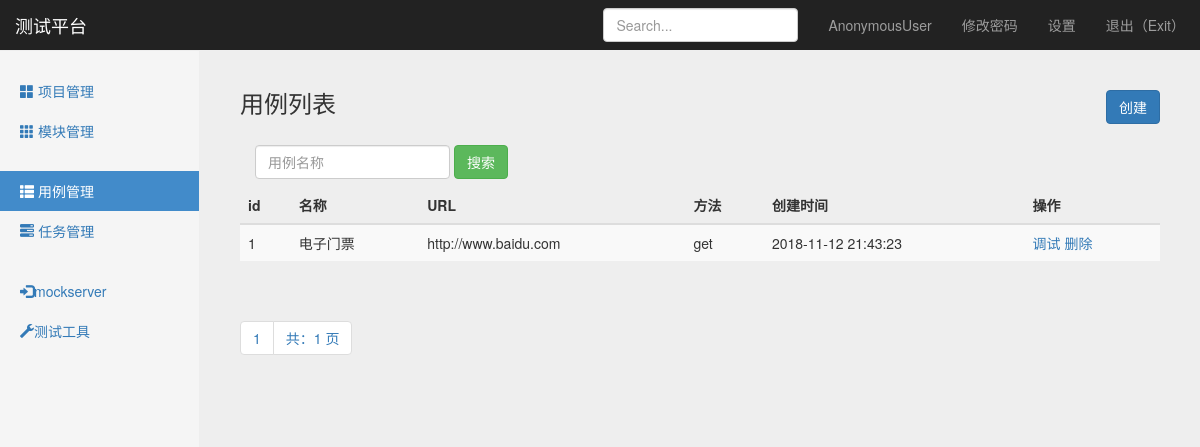
The app's page /interface/case_manage/?page=2, older data.
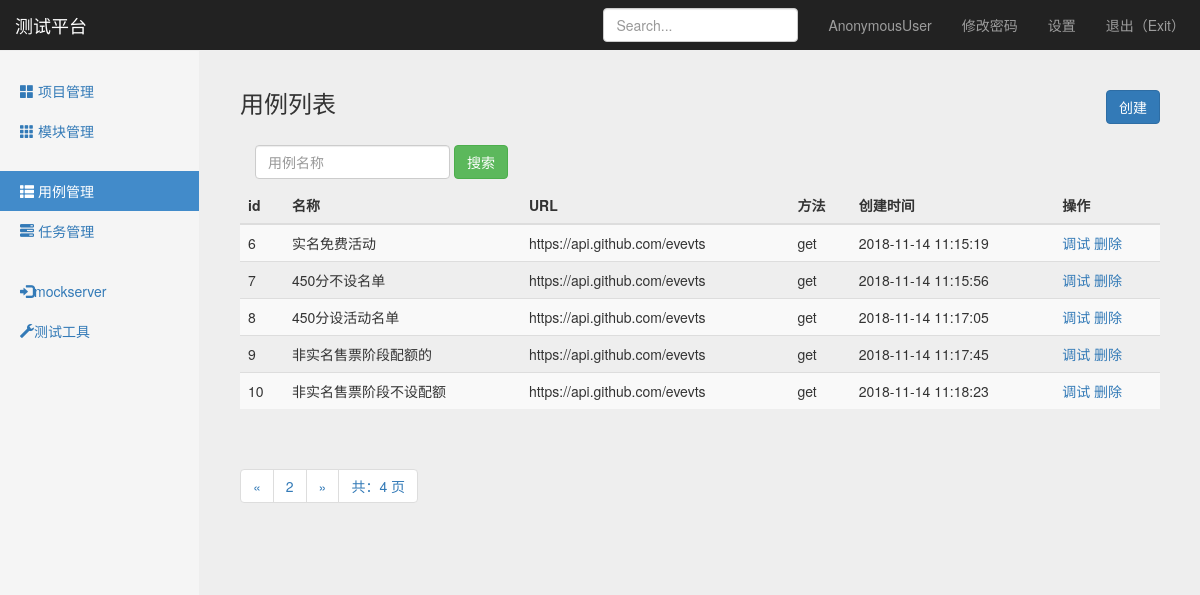
The same page, newer data.
### interface_app/models.py (models this page shows, shortened)
class TestCase(models.Model):
    module = models.ForeignKey(Module, on_delete=models.CASCADE)
    name = models.CharField("名称",max_length=100, blank=False, default = "")
    url = models.TextField("URL",default = "")
    req_method = models.CharField("请求方法", max_length=10, default="")
    req_type = models.CharField("参数类型", max_length=10, default="")
    req_header = models.TextField("Header", default="")
    req_parameter = models.TextField("参数", default="")
    response_assert = models.TextField("验证", default="")
    create_time = models.DateTimeField("创建时间", auto_now = True)

### interface_app/views/testcase_views.py (the view)
# urls.py: path('case_manage/', testcase_views.case_manage),
def case_manage(request):
    testcases = TestCase.objects.all()
    paginator = Paginator(testcases, 5) #每页显示5条数据
    page = request.GET.get('page')
    try:
        contacts = paginator.page(page)
    except PageNotAnInteger:
        contacts = paginator.page(1)
    except EmptyPage:
        contacts = paginator.page(paginator.num_pages)
    if request.method == "GET":
        return render(request,"case_manage.html",
                      {"type": "list",
                       "testcases":contacts,
        })
    else:
        return HttpResponse("404")

### templates/case_manage.html (shortened to what this page needs)
{% extends "base.html"%}
{% block content %}
    <nav class="navbar navbar-inverse navbar-fixed-top">
      <div class="container-fluid">
        <div class="navbar-header">
          <a class="navbar-brand" href="#">测试平台</a>
        </div>
        <div id="navbar" class="navbar-collapse collapse">
          <ul class="nav navbar-nav navbar-right">
            <li><a href="#">{{ user }}</a></li>
            <li><a href="#">修改密码</a></li>
            <li><a href="#">设置</a></li>
            <li><a href="/logout/">退出（Exit）</a></li>
          </ul>
          <form class="navbar-form navbar-right">
            <input type="text" class="form-control" placeholder="Search...">
          </form>
        </div>
      </div>
    </nav>
    <div class="container-fluid">
      <div class="row">
        <div class="col-sm-3 col-md-2 sidebar">
          <ul class="nav nav-sidebar">
              <li><a href="/manage/project_manage/"><span class="glyphicon glyphicon-th-large"></span> 项目管理</a></li>
              <li><a href="/manage/module_manage/"><span class="glyphicon glyphicon-th"></span> 模块管理</a></li>
          </ul>
          <ul class="nav nav-sidebar">
              <li class="active"><a href="#"><span class="glyphicon glyphicon-th-list"></span> 用例管理</a></li>
              <li><a href="/interface/task_manage/"><span class="glyphicon glyphicon-tasks"></span> 任务管理</a></li>
          </ul>
          <ul class="nav nav-sidebar">
            <li><a href=""><span class="glyphicon glyphicon-log-in"></span>mockserver</a></li>
            <li><a href=""><span class="glyphicon glyphicon-wrench"></span>测试工具</a></li>
          </ul>
        </div>
        {% if type == 'list' %}
        <div class="col-sm-9 col-sm-offset-3 col-md-10 col-md-offset-2 main">
          <h3 class="sub-header">用例列表
            <a class="btn btn-primary btn-1g" style="float: right" id= "CreateButton" href="/interface/add_case" role="button ">创建</a>
            </h3>
          <div class="table-responsive">
            <form class="navbar-form" method="get" action="/interface/search_case_name/">
                    <div class="form-group">
                        <input name="case_name" type="text" placeholder="用例名称" class="form-control">
                    </div>
                    <button type="submit" class="btn btn-success">搜索</button>
                </form>
            <table class="table table-striped" id = "list">
              <thead>
                <tr>
                  <th>id</th>
                  <th>名称</th>
                  <th>URL</th>
                  <th>方法</th>
                  <th>创建时间</th>
                  <th>操作</th>
                </tr>
              </thead>
              <tbody>
                {% for case in testcases %}
                <tr>
                  <td>{{ case.id }}</td>
                  <td>{{ case.name }}</td>
                  <td>{{ case.url }}</td>
                  <td>{{ case.req_method  }}</td>
                  <td>{{ case.create_time | date:"Y-m-d H:i:s" }}</td>
                  <td>
                    <a href="/interface/debug_case/{{case.id}}/" id="update">调试</a>
                    <a href="/interface/delete_project/{{case.id}}/" id="delete">删除</a>
                  </td>
                </tr>
                {% endfor %}
              </tbody>
            </table>
          </div>
            <div class="pagination">
                <span class="step-links">
                    <ul class="pagination">
                        {% if testcases.has_previous %}
                            <li><a href="?case_name={{ case_name }}&page={{ testcases.previous_page_number }}">&laquo;</a></li>
                        {% endif %}
                        <li><a href="#">{{ testcases.number }}</a></li>
                        {% if testcases.has_next %}
                            {% if case_name %}
                                <li><a href="?case_name={{ case_name }}&page={{ testcases.next_page_number }}">&raquo;</a></li>
                            {% else %}
                                <li><a href="?page={{ testcases.next_page_number }}">&raquo;</a></li>
                            {% endif %}
                        {% endif %}
                        <li><a href="#">共：{{ testcases.paginator.num_pages }} 页</a></li>
                    </ul>
                </span>
            </div>
        </div>
        {% endif %}
      </div>
    </div>
{% endblock %}

### templates/base.html (shortened to what this page needs)
<!DOCTYPE html>
<html lang="zh-CN">
  <head>
    {% load static %}
    <link rel="stylesheet" type="text/css" href="{% static "css/bootstrap.min.css" %}">
    <link rel="stylesheet" type="text/css" href="{% static "css/signin.css" %}">
    <link rel="stylesheet" type="text/css" href="{% static "css/dashboard.css" %}">
  </head>
 <body>
 {% block content %}
 {% endblock %}
 </body>
</html>

### static/css/signin.css (style rules this page uses)
body { padding-top: 40px; padding-bottom: 40px; background-color: #eee; }

### static/css/dashboard.css (style rules this page uses)
body { padding-top: 50px; }
.sub-header { padding-bottom: 10px; border-bottom: 1px solid #eee; }
.navbar-fixed-top { border: 0; }
.sidebar { display: none; }
@media (min-width: 768px) { .sidebar { position: fixed; top: 51px; bottom: 0; left: 0; z-index: 1000; display: block; padding: 20px; overflow-x: hidden; overflow-y: auto; background-color: #f5f5f5; border-right: 1px solid #eee; } }
.nav-sidebar { margin-right: -21px; margin-bottom: 20px; margin-left: -20px; }
.nav-sidebar > li > a { padding-right: 20px; padding-left: 20px; }
.nav-sidebar > .active > a, .nav-sidebar > .active > a:hover, .nav-sidebar > .active > a:focus { color: #fff; background-color: #428bca; }
.main { padding: 20px; }
@media (min-width: 768px) { .main { padding-right: 40px; padding-left: 40px; } }

Row changes from the older to the newer data that the page shows:
no longer on this page (row unchanged): TestCase: id "1", name "电子门票", url "http://www.baidu.com", req_method "get", create_time "2018-11-12 21:43:23"
added TestCase: id "6", name "实名免费活动", url "https://api.github.com/evevts", req_method "get", create_time "2018-11-14 11:15:19"
added TestCase: id "7", name "450分不设名单", url "https://api.github.com/evevts", req_method "get", create_time "2018-11-14 11:15:56"
added TestCase: id "8", name "450分设活动名单", url "https://api.github.com/evevts", req_method "get", create_time "2018-11-14 11:17:05"
added TestCase: id "9", name "非实名售票阶段配额的", url "https://api.github.com/evevts", req_method "get", create_time "2018-11-14 11:17:45"
added TestCase: id "10", name "非实名售票阶段不设配额", url "https://api.github.com/evevts", req_method "get", create_time "2018-11-14 11:18:23"
Text that changed along with them:
{{ testcases.number }}: "1" → "2"
{{ testcases.paginator.num_pages }}: "1" → "4"
